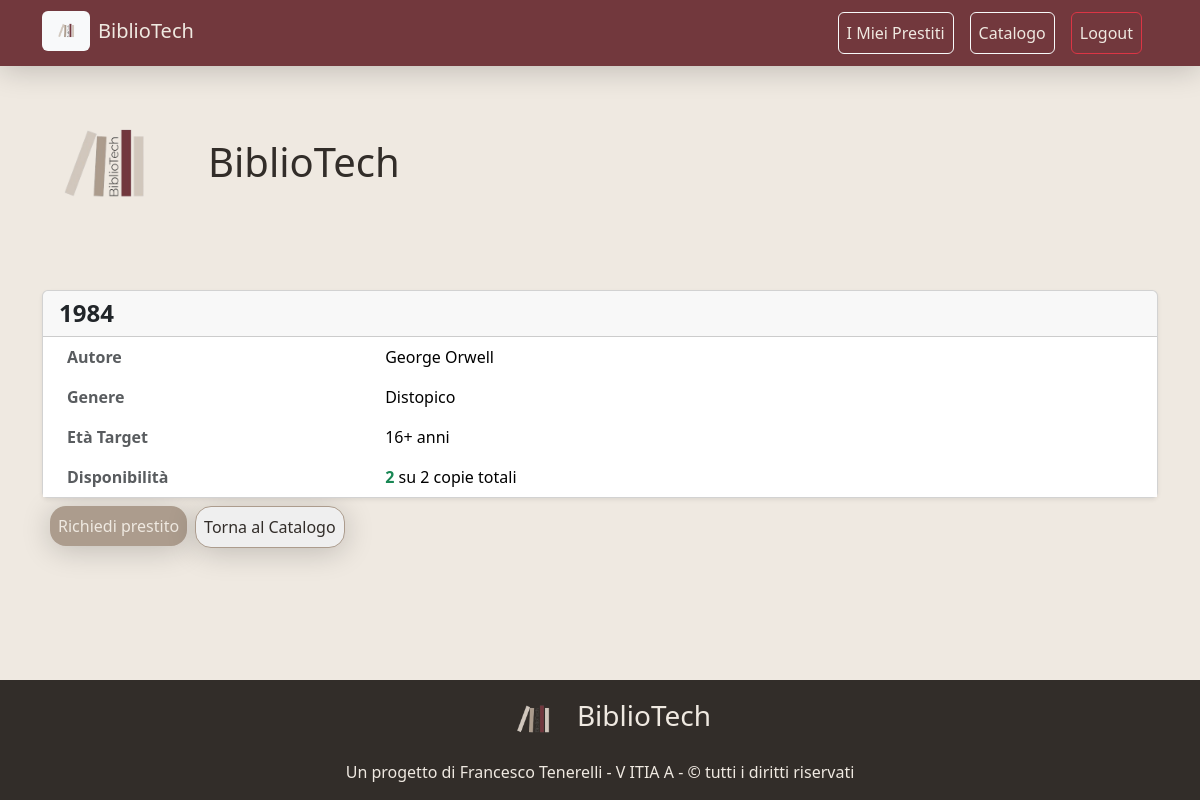
Screenshot of /libro.php?id=5 (signed in) with the database file from the repository.
### tables this page shows
CREATE TABLE Libro (
    IdLibro    INT AUTO_INCREMENT PRIMARY KEY,
    titolo     VARCHAR(255) NOT NULL,
    autore     VARCHAR(255) NOT NULL,
    genere     VARCHAR(100) NOT NULL,
    etaTarget  INT          NOT NULL
);

### src/config.php (called while the page is built, shortened)
<?php
function calcolaEtaDaCF($codiceFiscale) {
    $anno = substr($codiceFiscale, 6, 2);
    $anno = ($anno > date('y')) ? '19' . $anno : '20' . $anno;
    $mese = substr($codiceFiscale, 8, 1);
    $mesi = ['A'=>1,'B'=>2,'C'=>3,'D'=>4,'E'=>5,'H'=>6,'L'=>7,'M'=>8,'P'=>9,'R'=>10,'S'=>11,'T'=>12];
    $mese = $mesi[$mese];
    $giorno = intval(substr($codiceFiscale, 9, 2));
    $dataNascita = new DateTime("$anno-$mese-$giorno");
    $oggi = new DateTime();
    return $oggi->diff($dataNascita)->y;
}
?>

### src/libro.php (the view, shortened to what this page needs)
<?php
require_once 'config.php';
$idLibro = $_GET['id'] ?? 0;
$stmt = mysqli_prepare($conn, "SELECT codiceFiscale FROM Utente WHERE IdUtente = ?");
mysqli_stmt_bind_param($stmt, "i", $_SESSION['IdUtente']);
mysqli_stmt_execute($stmt);
$result = mysqli_stmt_get_result($stmt);
$utente = mysqli_fetch_assoc($result);
$etaUtente = calcolaEtaDaCF($utente['codiceFiscale']);
$query = "SELECT L.IdLibro, L.titolo, L.autore, L.genere, L.etaTarget,
          COUNT(CASE WHEN C.stato = 'disponibile' THEN 1 END) as copie_disponibili,
          COUNT(C.IdCopia) as copie_totali
          FROM Libro L
          LEFT JOIN Copia C ON L.IdLibro = C.IdLibro
          WHERE L.IdLibro = ?
          GROUP BY L.IdLibro";
$stmt = mysqli_prepare($conn, $query);
mysqli_stmt_bind_param($stmt, "i", $idLibro);
mysqli_stmt_execute($stmt);
$result = mysqli_stmt_get_result($stmt);
$libro = mysqli_fetch_assoc($result);
$accessoNegato = $libro['etaTarget'] > $etaUtente;
?>
<!DOCTYPE html>
<html lang="it">
<head>
    <link href="https://cdn.jsdelivr.net/npm/bootstrap@5.3.8/dist/css/bootstrap.min.css" rel="stylesheet">
    <link rel="stylesheet" href="static/CSS/index.css">
</head>
<body>
    <nav class="navbar navbar-expand-lg navbar-bibliotech sticky-top">
        <div class="container">
            <a class="navbar-brand d-flex align-items-center" href="/">
                <img src="static/CSS/imgs/logo.png" alt="BiblioTech Logo" height="40" class="me-2 bg-light rounded px-1" />
                <span>BiblioTech</span>
            </a>
            <div class="collapse navbar-collapse" id="navbarNav">
                <ul class="navbar-nav ms-auto">
                    <li class="nav-item me-3 border border-light rounded"><a class="nav-link" href="prestiti.php">I Miei Prestiti</a></li>
                    <li class="nav-item me-3 border border-light rounded"><a class="nav-link" href="libri.php">Catalogo</a></li>
                    <li class="nav-item me-3 border border-danger rounded"><a class="nav-link" href="logout.php">Logout</a></li>
                </ul>
            </div>
        </div>
    </nav>
    <div class="header">
        <div class="header-content">
            <a class="navbar-brand d-flex align-items-center" href="/">
                <img src="static/CSS/imgs/logo.png" alt="BiblioTech Logo" height="200" class="rounded px-1" />
                <span><h1>BiblioTech</h1></span>
            </a>
        </div>
    </div>
    <div class="container py-4">
        <div class="card shadow-sm">
            <div class="card-header">
                <h4 class="mb-0 fw-bold"><?= htmlspecialchars($libro['titolo']) ?></h4>
            </div>
            <div class="card-body p-0">
                <table class="table table-borderless mb-0">
                    <tbody>
                        <tr>
                            <th class="ps-4 text-muted" style="width: 30%;">Autore</th>
                            <td><?= htmlspecialchars($libro['autore']) ?></td>
                        </tr>
                        <tr>
                            <th class="ps-4 text-muted">Genere</th>
                            <td><?= htmlspecialchars($libro['genere']) ?></td>
                        </tr>
                        <tr>
                            <th class="ps-4 text-muted">Età Target</th>
                            <td><?= $libro['etaTarget'] ?>+ anni</td>
                        </tr>
                        <tr>
                            <th class="ps-4 text-muted">Disponibilità</th>
                            <td>
                                <?php if ($libro['copie_disponibili'] > 0): ?>
                                    <span class="text-success fw-bold"><?= $libro['copie_disponibili'] ?></span>
                                <?php else: ?>
                                    <span class="text-danger fw-bold">0</span>
                                <?php endif; ?>
                                su <?= $libro['copie_totali'] ?> copie totali
                            </td>
                        </tr>
                    </tbody>
                </table>
            </div>
        </div>
        <div class="btn-container">
            <?php if (!$accessoNegato): ?>
            <form method="POST">
                <button type="submit" name="prendiPrestito" class="btn-bibliotech"
                        <?= $libro['copie_disponibili'] == 0 ? 'disabled' : '' ?>>
                    Richiedi prestito
                </button>
            </form>
            <?php endif; ?>
            <button onclick="location.href='libri.php'" class="btn-dettagli mt-2">
                Torna al Catalogo
            </button>
        </div>
    </div>
    <footer class="footer-bibliotech">
        <a class="navbar-brand d-flex align-items-center" href="/">
            <img src="static/CSS/imgs/logo.png" alt="BiblioTech Logo" height="80" class="rounded px-1" />
            <span><h3>BiblioTech </h3></span>
        </a>
        <p>Un progetto di Francesco Tenerelli - V ITIA A - &copy tutti i diritti riservati</p>
    </footer>
</body>
</html>

### src/static/CSS/index.css (style rules this page uses)
:root { --biblio-brown-dark: #322D29; --biblio-red: #72383D; --biblio-beige-dark: #AC9C8D; --biblio-beige-light: #D1C7BD; --biblio-white: #EFE9E1; --biblio-gray: #D9D9D9; }
body { background-color: var(--biblio-white); color: var(--biblio-brown-dark); min-height: 100vh; display: flex; flex-flow: column; }
form { margin: 0.5rem; }
.navbar-bibliotech { background-color: var(--biblio-red); box-shadow: 0 4px 30px rgba(0, 0, 0, 0.2); }
.navbar-bibliotech .navbar-brand, .navbar-bibliotech .nav-link { color: var(--biblio-white); transition: all 0.3s; }
.navbar-bibliotech .navbar-brand, .navbar-bibliotech .nav-link:hover { transform: translateY(-2px); }
.btn-dettagli { border: 1px solid var(--biblio-beige-dark); color: var(--biblio-brown-dark); border-radius: 16px; box-shadow: 0 4px 30px rgba(0, 0, 0, 0.2); transition: all 0.3s; padding: 0.5rem; }
.btn-bibliotech { background-color: var(--biblio-beige-dark); color: var(--biblio-white); border: none; border-radius: 16px; box-shadow: 0 4px 30px rgba(0, 0, 0, 0.2); transition: all 0.3s; padding: 0.5rem; }
.btn-container { display: flex; width: fit-content; height: auto; align-items: flex-start; justify-content: space-between; }
.footer-bibliotech { margin-top: auto; display: flex; flex-flow: column; align-items: center; justify-content: end; background-color: var(--biblio-brown-dark); color: var(--biblio-white); }

### rows the page displays
libro: titolo "1984", autore "George Orwell", genere "Distopico", etaTarget "16"

### other values shown
$libro['copie_disponibili'] "2"
$libro['copie_totali'] "2"
